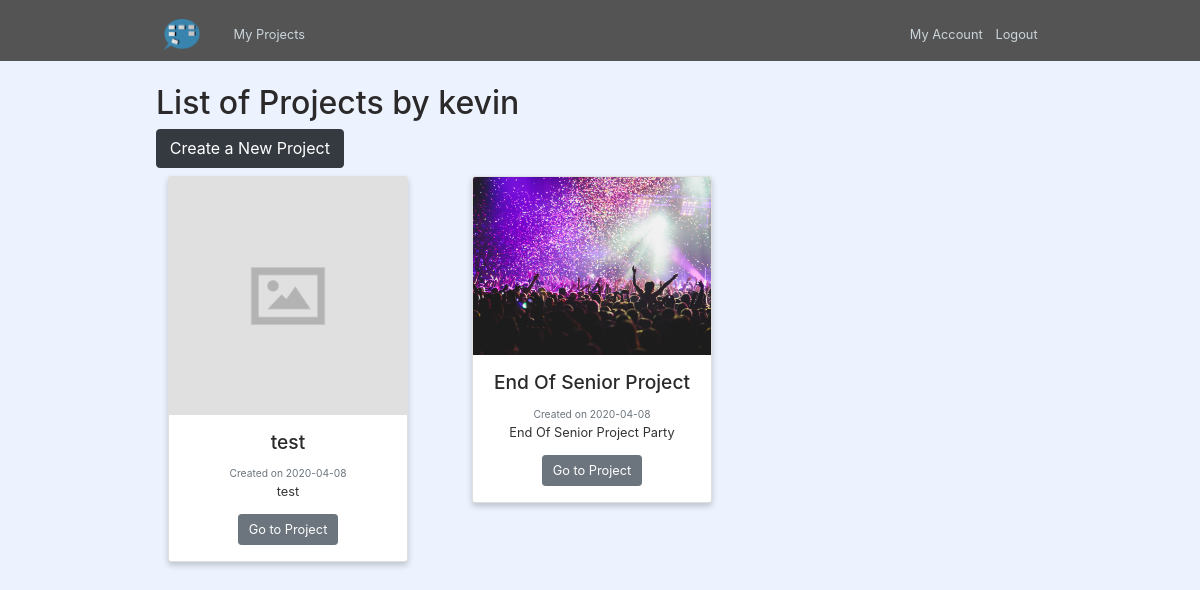
Page /user/Jennifer/myprojects (signed in) on the committed database.
### app/models.py (models this page shows, shortened)
class User(db.Model, UserMixin):
    id = db.Column(db.Integer, primary_key=True)
    username = db.Column(db.String(20), unique=True, nullable=False)
    email = db.Column(db.String(120), unique=True, nullable=False)
    image_file = db.Column(db.String(20), nullable=False, default='default.jpg')
    password = db.Column(db.String(60), nullable=False)
    projects_part_of = db.relationship('Project', secondary=subs, backref=db.backref('users_in', lazy = 'dynamic'))

class Project(db.Model):
    id = db.Column(db.Integer, primary_key=True)
    title = db.Column(db.String(100), nullable=False)
    date_posted = db.Column(db.DateTime, nullable=False, default=datetime.utcnow)
    image_file = db.Column(db.String(20), nullable=False, default='default.jpg')
    description = db.Column(db.Text, nullable=False)
    cards = db.relationship('Card', backref='author', lazy=True)

### app/routes.py (the view)
@app.route("/user/<string:username>/myprojects")
@login_required
def user_projects(username):
    user = User.query.filter_by(username=username).first_or_404()
    projects = user.projects_part_of
    return render_template('myprojects.html', projects=projects, user=current_user)

### app/models.py (called while the page is built)
@login_manager.user_loader
def load_user(user_id):
    return User.query.get(int(user_id))

### app/templates/myprojects.html (shortened to what this page needs)
{% extends "layout.html" %}
{% block content %}
  <h1 style="padding-top: 25px;">List of Projects by {{ user.username }}</h1>
  <a href="{{ url_for('create_project', username=current_user.username)}}">
    <button type="button" class="btn btn-dark btn-lg">Create a New Project</button>
  </a>
  <div class="container">
    <div class="row">
      {% for project in projects %}
      <div class="col-4">
        <div class="card" style="width:300px">
          <img class="card-img-top" src="{{ url_for('static', filename='project_pics/' + project.image_file) }}" alt="Card image">
          <div class="card-body">
            <h4 class="card-title"> {{ project.title }} </h4>
            <small class = "text-muted"> Created on {{ project.date_posted.strftime('%Y-%m-%d') }}</small>
            <p class="card-text">   {{ project.description }} </p>
            <a href="{{ url_for('project', project_id=project.id, username=current_user.username)}}" class="btn btn-secondary">Go to Project</a>
          </div>
        </div>
      </div>
      {% endfor %}
    </div>
</div>
{% endblock content %}

### app/static/main.css (style rules this page uses)
body { background-color: #ecf3ff; color: #333333; margin-top: 5rem; }
h1, h2, h3, h4, h5, h6 { color: #2b2929; }
.container { margin-top: 10px; width: 95vw; max-width: 100vw; }
.card { box-shadow: 0 4px 8px 0 rgba(0, 0, 0, 0.2); text-align: center; background-color: white; }

### rows in the picture
User: username "kevin"
Project: image_file (placeholder picture), title "test", date_posted "2020-04-08", description "test"
Project: image_file (picture), title "End Of Senior Project", date_posted "2020-04-08", description "End Of Senior Project Party"
